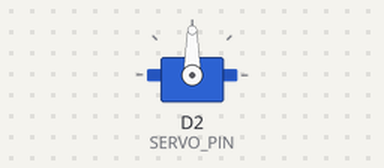
The sketch below on a simulated ESP8266 (NodeMCU). Parts: servo. What the sketch prints to the serial monitor is not drawn.

Above: at 0.05 s.
Timing chart, 0 to 13.0 s (numbered marks = the images above):
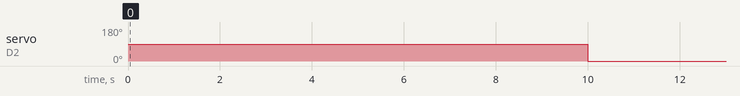

Measured:
- by itself, servo on D2 (SERVO_PIN): alternates 90° for 5.0 s and 0° for 5.0 s

The sketch:

12-servo-2-sweep-async.ino
```cpp
#include <Servo.h>

// #define LED_BUILTIN_RED D0
// #define LED_BUILTIN_BLUE D4
// #define SERVO_PIN D1
#define SERVO_PIN D2
// #define SERVO_PIN D8

Servo myservo;  // create servo object to control a servo
// twelve servo objects can be created on most boards

unsigned long previousMillis = 0;
const long interval = 5 * 1000;  // interval at which to switch servo position (milliseconds)
int servoPos = 0;  // 0 or 90


void setup() {

  Serial.begin(115200);  // Start serial communication at 115200 baud rate
  Serial.println("\nStarting up...");


    // Verify we're running on ESP8266
    #ifdef ESP8266
      Serial.println("Running on ESP8266");
    #else
      Serial.println("Not running on ESP8266!");
    #endif

  // Initialize the pins as outputs
  // pinMode(LED_BUILTIN_RED, OUTPUT);
  // pinMode(LED_BUILTIN_BLUE, OUTPUT);
  // Turn the LEDs off by making the voltage HIGH
  // (I know, this seems counter-intuitive, but this is how the on-board LEDs work)
  // digitalWrite(LED_BUILTIN_RED, HIGH);
  // digitalWrite(LED_BUILTIN_BLUE, HIGH);

  myservo.attach(SERVO_PIN);
  Serial.println("Servo attached to pin " + String(SERVO_PIN));
  Serial.println("Setup complete");
}

// Trying more async...
void loop() {

  unsigned long currentMillis = millis();

  if (currentMillis - previousMillis >= interval) {
    Serial.print("Changing servo position. Current time: ");
    Serial.println(currentMillis);

    previousMillis = currentMillis;

    if (servoPos == 0) {
      servoPos = 90;
    } else {
      servoPos = 0;
    }
    myservo.write(servoPos);
    Serial.print("Servo position set to: ");
    Serial.println(servoPos);

    // Read back the servo position
    int actualPos = myservo.read();
    Serial.print("Actual servo position: ");
    Serial.println(actualPos);

    if (actualPos != servoPos) {
      Serial.println("Warning: Actual position doesn't match set position");
    }
  }
}
```
